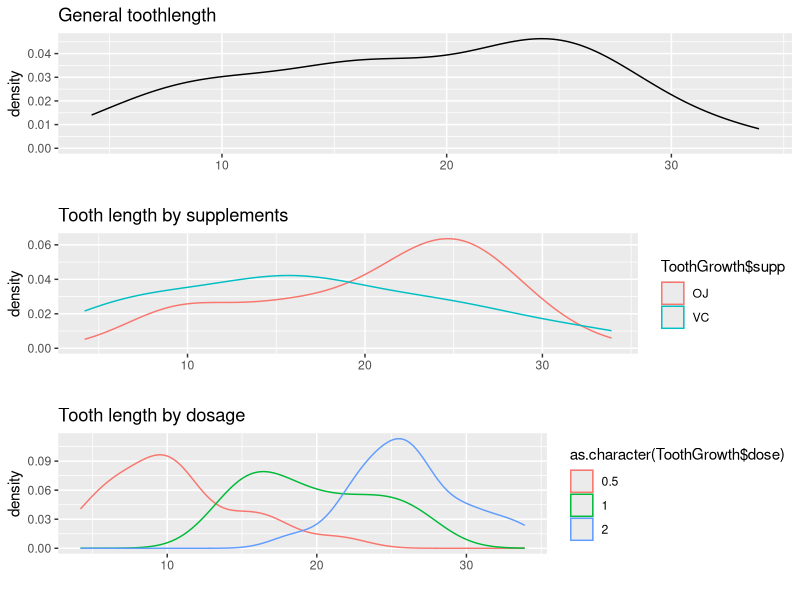
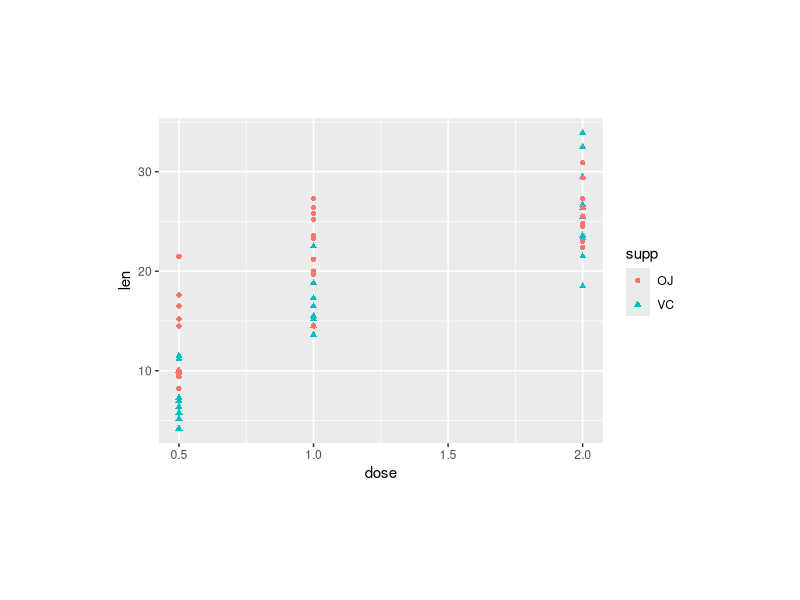

Write the R code that produced these figures, in order.
## ---- chunk 1
knitr::opts_chunk$set(echo = TRUE)
## ---- chunk 2
#Load the ToothGrowth data: 
library(datasets)
data("ToothGrowth")

#first glance on the data:
head(ToothGrowth)

#look into data description:
str(ToothGrowth)
summary(ToothGrowth)

#check for unique dose values
unique(ToothGrowth$dose)

#find standard deviation for length
sd(ToothGrowth$len)

#open ggplot2 and gripExtra libraries:
library(ggplot2)
library(gridExtra)

#Plot general tooth length:
g1<- ggplot(data=ToothGrowth, aes(ToothGrowth$len))+geom_density()+
    labs(title="General toothlength", x="")

#Plot tooth length by supplements
g2<- ggplot(data=ToothGrowth, aes(ToothGrowth$len, color=ToothGrowth$supp))+
    geom_density()+labs(title="Tooth length by supplements ", x="")

#Plot tooth length by dosage
g3<- ggplot(data=ToothGrowth, aes(ToothGrowth$len, color =as.character(ToothGrowth$dose)))+
    geom_density()+labs(title="Tooth length by dosage", x="")

#arrange all three graphs on one page 
grid.arrange(g1, g2, g3, nrow = 3)

#Plot dataset grouped by supplement type and dosage
ggplot(ToothGrowth, aes(x=dose, y=len, shape=supp, color=supp)) +geom_point()+
    theme(plot.margin = margin(3,3,3,3, "cm"))

#1. First test:  
#Ho: there is no difference between tooth length with different supplements 
#Ha: tooth length for supplement OJ in higher  
##------------------------------------------------------------------------------
#create new variable diff1 equal to difference between values of length with OJ 
#and VC supplements (each supplement has equal amount of values in dataset= 30):
diff1<-ToothGrowth$len[ToothGrowth$supp=="OJ"]-ToothGrowth$len[ToothGrowth$supp=="VC"]
#perform t test
t.test(diff1, data= ToothGrowth)$conf

#Second test: 
#Ho: there is no difference between dose0.5 and 1.0 for tooth length
#Ha: tooth length for dose 1.0 is higher than for dose 0.5  
#-------------------------------------------------------------------------------
#create new variable diff2 equal to difference between values of dose 1.0
# and dose 0.5 (each dose has equal amount of values in dataset = 20):
diff2<- ToothGrowth$len[ToothGrowth$dose==1]-ToothGrowth$len[ToothGrowth$dose==.5]
#perform t test
t.test(diff2, data= ToothGrowth)

# Third test: 
#Ho: there is no difference between dose 1.0 and 2.0 for tooth length
#Ha: tooth length for dose 2.0 is higher than for dose 1.0  
#-------------------------------------------------------------------------------
#create new variable diff2 equal to difference between values of dose 2.0
# and dose 1.0 (each dose has equal amount of values in dataset = 20):
diff3<- ToothGrowth$len[ToothGrowth$dose==2]-ToothGrowth$len[ToothGrowth$dose==1]
#perform t test
t.test(diff3, data= ToothGrowth)
